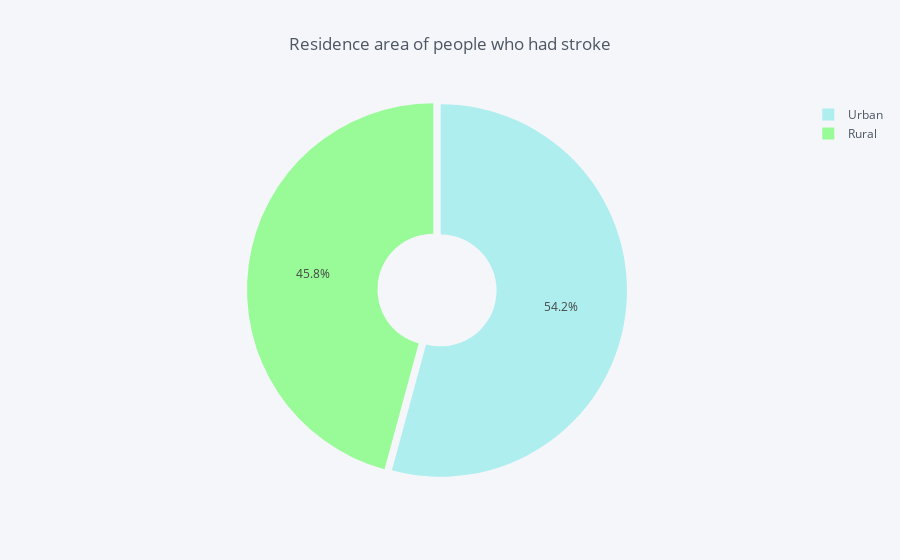

Write notebook code for a chart like this one.
### Code cell
Residence = dataset.groupby(dataset['Residence_type'])['stroke'].sum()
data_Residence = pd.DataFrame({'labels': Residence.index,
                   'values': Residence.values
                  })
data_Residence.iplot(kind='pie',labels='labels',values='values', title='Residence area of people who had stroke', colors = colors2, 
            pull=[0.02, 0.02],hole = 0.3)

### Figure 1 — Plotly figure (JSON) as saved in the notebook; plotly's stock layout.template omitted (floating-point values rounded to 4 significant figures)
{"data": [{"hole": 0.3, "labels": ["Rural", "Urban"], "marker": {"colors": ["rgba(152, 251, 152, 1.0)", "rgba(175, 238, 238, 1.0)"]}, "name": "", "pull": [0.02, 0.02], "type": "pie", "values": [114, 135]}], "layout": {"legend": {"bgcolor": "#F5F6F9", "font": {"color": "#4D5663"}}, "paper_bgcolor": "#F5F6F9", "plot_bgcolor": "#F5F6F9", "title": "Residence area of people who had stroke", "titlefont": {"color": "#4D5663"}}}
